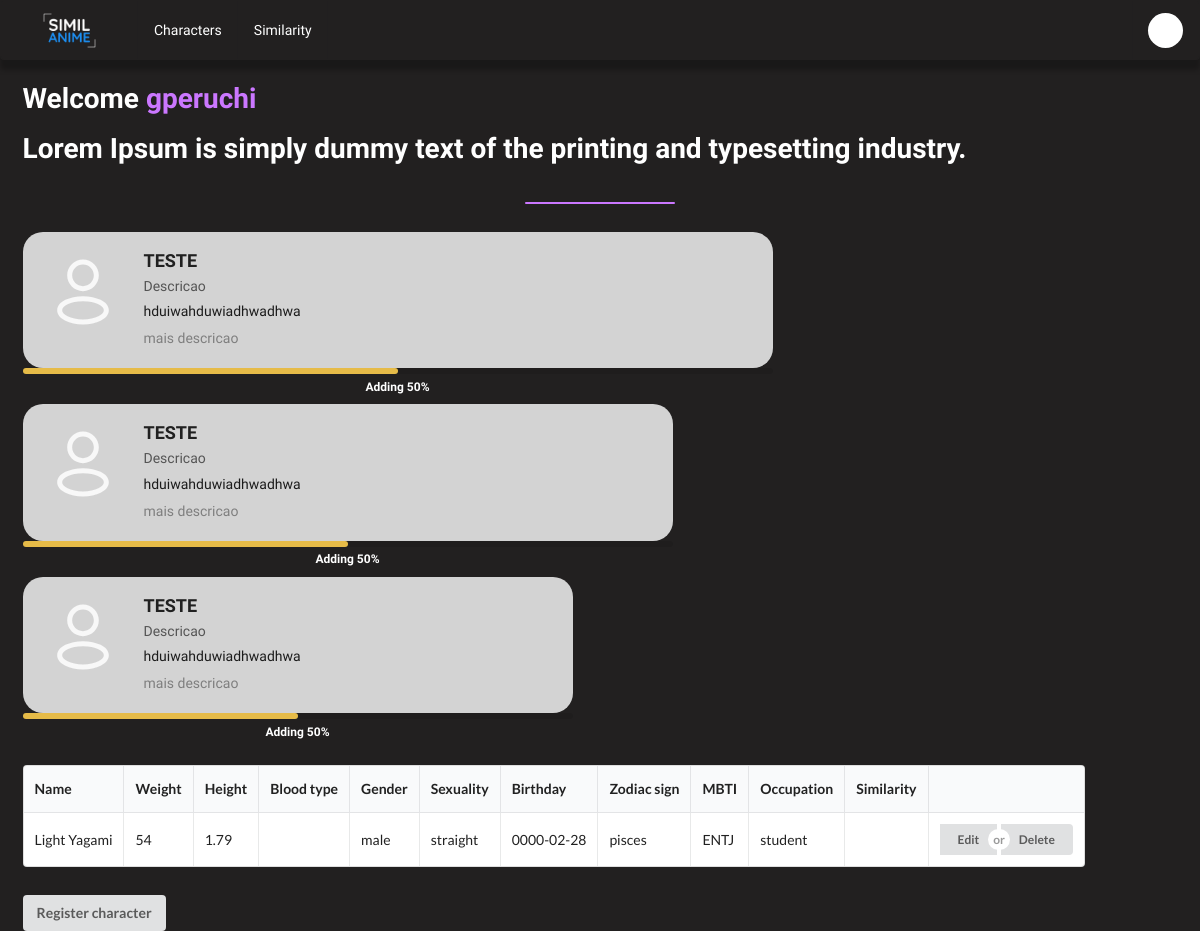
Screenshot of /main/mainPage.php (signed in) with the database file from the repository.
### tables this page shows
create table characters(
name varchar(40),
weight double,
height double,
blood_type varchar(3),
gender varchar(9),
sexuality varchar(9),
birthday date,
zodiac_sign varchar(11),
mbti char(4),
occupation varchar(30),
user varchar(20),
similarity double,
primary key(name, user),
foreign key(user) references users(username));

### main/mainPage.php (the view, shortened to what this page needs)
<!DOCTYPE html>
<html lang="en-us">
    <head>
        <link rel="stylesheet" href="https://cdnjs.cloudflare.com/ajax/libs/semantic-ui/2.4.1/semantic.min.css">
        <link rel="stylesheet" href="style.css">
    </head>
    <body>
        <?php
            include_once "../database.php";
            $user = $_SESSION['username'];
        ?>
        <div class="ui menu">
            <div class="item">
                <img src="../img/logo_similanime.png">
            </div>
            <a href="#" class="item" id="nav">Characters</a>
            <a href="#" class="item" id="nav">Similarity</a>
            <div class="right menu">
                <a href="#" class="item">
                    <div style="border-radius: 50%; background-color: white; height: 35px; width: 35px;"></div>
                </a>
            </div>
        </div>
        <div class="ui grid stackable container">
            <div class="row">
                <h1 class="title">
                    Welcome <span class="title__span"><?php echo $user?></span>
                    <div class="sub header">Lorem Ipsum is simply dummy text of the printing and typesetting industry.</div>
                </h1>
            </div>
            <div class="row centered">
                <hr style="width: 150px; background-color: rgba(203, 119, 255, 1); height: 2px; border: none; border-radius: 5px;">
            </div>
            <div class="row">
                <div class="ui items">
                    <div class="ui item" id="cardCharacter" style="width: 750px">
                        <div class="ui tiny circular image">
                            <img src="../img/icon-user.svg">
                        </div>
                        <div class="content">
                            <a href="#" class="header" id="content_header">TESTE</a>
                            <div class="meta">
                                <span>Descricao</span>
                            </div>
                            <div class="description">
                                <p>hduiwahduwiadhwadhwa</p>
                            </div>
                            <div class="extra">mais descricao</div>
                        </div>
                    </div>
                    <div class="ui indicating tiny progress" data-value="0" data-total="100" style="margin-top: 0">
                        <div class="bar"></div>
                        <div class="label" id="progress">Similarity</div>
                    </div>
                    <div class="ui item" id="cardCharacter" style="width: 650px">
                        <div class="ui tiny circular image">
                            <img src="../img/icon-user.svg">
                        </div>
                        <div class="content">
                            <a href="#" class="header" id="content_header">TESTE</a>
                            <div class="meta">
                                <span>Descricao</span>
                            </div>
                            <div class="description">
                                <p>hduiwahduwiadhwadhwa</p>
                            </div>
                            <div class="extra">mais descricao</div>
                        </div>
                    </div>
                    <div class="ui indicating tiny progress" data-value="0" data-total="100" style="width: 650px; margin-top: 0">
                        <div class="bar"></div>
                        <div class="label" id="progress">Similarity</div>
                    </div>
                    <div class="ui item" id="cardCharacter" style="width: 550px">
                        <div class="ui tiny circular image">
                            <img src="../img/icon-user.svg">
                        </div>
                        <div class="content">
                            <a href="#" class="header" id="content_header">TESTE</a>
                            <div class="meta">
                                <span>Descricao</span>
                            </div>
                            <div class="description">
                                <p>hduiwahduwiadhwadhwa</p>
                            </div>
                            <div class="extra">mais descricao</div>
                        </div>
                    </div>
                    <div class="ui indicating tiny progress" data-value="0" data-total="100" style="width: 550px; margin-top: 0">
                        <div class="bar"></div>
                        <div class="label" id="progress">Similarity</div>
                    </div>
                </div>
            </div>
            <div class="row">
                <table class="ui collapsing selectable celled table">
                    <thead>
                        <tr>
                            <th>Name</th>
                            <th>Weight</th>
                            <th>Height</th>
                            <th>Blood type</th>
                            <th>Gender</th>
                            <th>Sexuality</th>
                            <th>Birthday</th>
                            <th>Zodiac sign</th>
                            <th>MBTI</th>
                            <th>Occupation</th>
                            <th>Similarity</th>
                            <th></th>
                        </tr>
                    </thead>
                    <tbody>
                        <?php
                            $sql = "select * from characters where user='$user'";
                            $result = mysqli_query($connection, $sql);
                            while ($row = mysqli_fetch_assoc($result)) {
                        ?>
                        <tr>
                            <td><?php echo $row["name"]?></td>
                            <td><?php echo $row["weight"]?></td>
                            <td><?php echo $row["height"]?></td>
                            <td><?php echo $row["blood_type"]?></td>
                            <td><?php echo $row["gender"]?></td>
                            <td><?php echo $row["sexuality"]?></td>
                            <td><?php echo $row["birthday"]?></td>
                            <td><?php echo $row["zodiac_sign"]?></td>
                            <td><?php echo $row["mbti"]?></td>
                            <td><?php echo $row["occupation"]?></td>
                            <td><?php echo $row["similarity"]?></td>
                            <td>
                                <form method="get" class="form_table">
                                    <div class="ui tiny buttons">
                                        <button class="ui button button_edit">Edit</button>
                                        <div class="or"></div>
                                        <a class="ui button button_delete">Delete</a>
                                    </div>
                                </form>
                            </td>
                        </tr>
                        <?php
                            }
                        ?>
                    </tbody>
                </table>
            </div>
            <a class="ui button" href="../character/register-character.php">Register character</a>
        </div>
    </body>
</html>

### main/style.css (style rules this page uses)
* { text-decoration: none; margin: 0; padding: 0; }
:root { --white: rgba(255, 255, 255, 1); --blue: rgba(29, 144, 244, 1); --purple: rgba(203, 119, 255, 1); --font-family-comfortaa: "Comfortaa"; --font-family-quicksand: "Quicksand"; --font-size-50px: 50px; --font-size-24px: 20px; --font-size-16px: 16px; --font-size-20px: 20px; --font-size-10px: 10px; }
body { background-color: #222020; }
.ui.menu { max-height: 60px; background-color: #222020; box-shadow: 0px 10px 5px rgba(0, 0, 0, 0.25); }
.ui.menu .item > img:not(.ui) { width: 7.5em; }
#nav { color: #fff; font-family: var(--font-family-quicksand); }
.title { color: #fff; font-family: var(--font-family-quicksand); line-height: 50px; }
.title__span { color: var(--purple); }
#cardCharacter { background-color: lightgray; padding: 20px; border: none; border-radius: 20px; margin-bottom: 0; }
.content { font-family: var(--font-family-quicksand); }
#content_header { font-family: var(--font-family-quicksand); }
#progress { font-family: var(--font-family-quicksand); color: #fff; }

### rows the page displays
characters: name "Light Yagami", weight "54", height "1.79", gender "male", sexuality "straight", birthday "0000-02-28", zodiac_sign "pisces", mbti "ENTJ", occupation "student"

### other values shown
$user "gperuchi"
